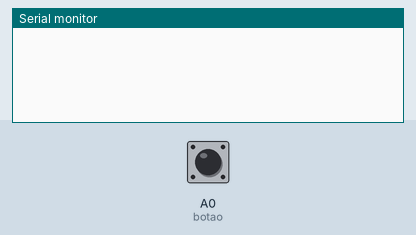
This sketch was run on a simulated Arduino Uno, built with avr-gcc and run on an emulated ATmega328P. Shown: the last lines printed to the serial monitor. The test bench sets the inputs (shaded band); at power-on: A0 (botao) HIGH. No radio packets arrive unless stated.

Above: at 1.2 s.
1.3 s: A0 (botao) pulled LOW for 0.15 s
At 2.5 s:
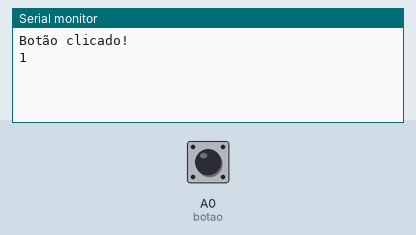
2.9 s: A0 (botao) pulled LOW for 3.2 s
At 6.16 s:
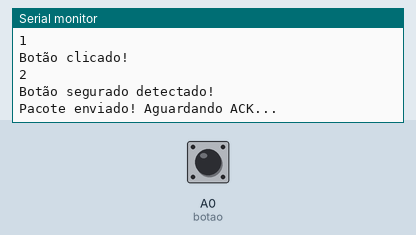

The sketch:

player.ino.ino
```cpp
#include <RF24.h>
#include <RF24_config.h>
#include <nRF24L01.h>
#include <printf.h>

#define CE_PIN  7
#define CSN_PIN 8

#define TIMEOUT_ENVIA        400
#define TIMEOUT_RECEBE       400
#define BUTTON_DEBOUNCE       10
#define LONG_CLICK_DURATION 3000
#define BLINK_INTERVAL       350
#define BLINK_LOOP_INTERVAL 1300

#define ADDR_GATEWAY   3 //plaquina do gateway
#define ADDR_PLAYER_1 12
#define ADDR_PLAYER_2 27

// Tipos de pacote
#define TYPE_ACK  1
#define TYPE_ERR  2
#define TYPE_PLAY 3

// [tipo;origem;destino;posição;checksum]
#define ID_TIPO      0
#define ID_ORIGEM    1
#define ID_DESTINO   2
#define ID_POSICAO   3
#define ID_CHECKSUM  4
#define PAYLOAD_SIZE 5

RF24 radio(CE_PIN, CSN_PIN);

uint64_t address[2] = { 0x3030303030LL, 0x3030303030LL };

// !!!!!!!!!!!!!!! TROCAR DE ACORDO COM A PLACA
const byte MEU_ADDR = ADDR_PLAYER_1;

byte pacote[PAYLOAD_SIZE];

// Define o pino A0 com o nome 'botao'
const int botao = A0;

// Variáveis para controlar o estado do botão
bool estadoAnterior = HIGH;
unsigned long tempoPressionado = 0;
bool comandoExecutado = false;
unsigned long ultimaMudanca = 0;

int posicao = 0;
int blinksRestantes = 0;
unsigned long ultimoBlink = 0;

void setup() {
  // Configura A0 como entrada e ativa o resistor pull-up interno
  // Com o INPUT_PULLUP, o pino fica em HIGH (1) por padrão e vai para LOW (0) quando pressionado
  pinMode(botao, INPUT_PULLUP);

  // AJUSTAR QUANDO O CONFLITO DO LED FOR RESOLVIDO.
  // pinMode(LED_BUILTIN, OUTPUT);
  // digitalWrite(LED_BUILTIN, LOW);

  // Inicia a comunicação serial para ver o resultado no Monitor Serial
  Serial.begin(115200);
  while (!Serial) {
    //some boards need to wait to ensure access to serial over USB
  }

  // initialize the transceiver on the SPI bus
  if (!radio.begin()) {
   Serial.println(F("radio hardware is not responding!!"));
   while (1) {}  // hold in infinite loop
  }

  // because these examples are likely run with nodes in close proximity to
  // each other.
  radio.setPALevel(RF24_PA_MAX);  // RF24_PA_MAX is default.
  radio.setChannel(100);
  // save on transmission time by setting the radio to only transmit the
  // number of bytes we need to transmit a float
  radio.setPayloadSize(PAYLOAD_SIZE);
  radio.setAutoAck(false);
  radio.setCRCLength(RF24_CRC_DISABLED);
  radio.setDataRate(RF24_250KBPS);
  // set the TX address of the RX node into the TX pipe
  radio.openWritingPipe(address[0]);  // always uses pipe 0

  // set the RX address of the TX node into a RX pipe
  radio.openReadingPipe(0, address[1]);  // using pipe 1

  // For debugging info
  printf_begin();              // needed only once for printing details
  radio.printDetails();        // (smaller) function that prints raw register values
  radio.printPrettyDetails();  // (larger) function that prints human readable data
}

void envia(byte posicao) {
  pacote[ID_TIPO]     = TYPE_PLAY;
  pacote[ID_ORIGEM]   = MEU_ADDR;
  pacote[ID_DESTINO]  = ADDR_GATEWAY;
  pacote[ID_POSICAO]  = posicao;
  pacote[ID_CHECKSUM] = 0; // reservado

  while (true) {
    radio.stopListening();
    radio.startListening();
    delayMicroseconds(200);
    radio.stopListening();

    if (!radio.available() && !radio.testCarrier()) {
      radio.write(pacote, PAYLOAD_SIZE);
      Serial.println(F("Pacote enviado! Aguardando ACK..."));
    }

    radio.startListening();

    unsigned long tempo = millis();
    while (millis() - tempo < TIMEOUT_ENVIA) {
      if (!radio.available()) continue;

      byte bufferRx[PAYLOAD_SIZE];
      radio.read(bufferRx, PAYLOAD_SIZE);

      if (bufferRx[ID_DESTINO] != MEU_ADDR ||
          bufferRx[ID_ORIGEM] != ADDR_GATEWAY ||
          bufferRx[ID_POSICAO] != posicao) continue;

      if (bufferRx[ID_TIPO] == TYPE_ACK) {
        Serial.println(F("Jogada confirmada!"));
        return;
      }

      if (bufferRx[ID_TIPO] == TYPE_ERR) {
        Serial.println(F("Jogada rejeitada, tente novamente!"));
        return;
      }
    }

    Serial.println(F("Reenviando a mesma jogada.."));
    delay(100 + MEU_ADDR); // evita colisão.
  }
}

//O LED NÃO FUNCIONA AINDA PELO CONFLITO DO PINO d13 COM O RÁDIO.
void clique() {
   unsigned long agora = millis();
  // Lê o estado atual do botão
  bool estadoAtual = digitalRead(botao);

   // Verifica se o botão continua pressionado
  if (agora - ultimaMudanca >= BUTTON_DEBOUNCE && estadoAtual != estadoAnterior) {
    // Atualiza o estado anterior para a próxima leitura
    estadoAnterior = estadoAtual;
    ultimaMudanca = agora;

    // 'LOW' (pressionado)
    if (estadoAtual == LOW) {
      Serial.println("Botão clicado!");
      posicao++;

      tempoPressionado = agora;
      comandoExecutado = false;

      if (posicao > 8){
        posicao = 0;
      }

      Serial.println(posicao);
      // blinksRestantes = posicao;
      // digitalWrite(LED_BUILTIN, LOW);
      // ultimoBlink = agora;
    }
  }

  if (estadoAnterior == LOW && !comandoExecutado && agora - tempoPressionado >= LONG_CLICK_DURATION) {
    Serial.println("Botão segurado detectado!");
    comandoExecutado = true;
    envia((byte)posicao);
  }

  /* DESCOMENTAR QUANDO O CONFLITO DO LED FOR RESOLVIDO.
  // Pisca sem bloquear a leitura do botão
  if (blinksRestantes > 0 && agora - ultimoBlink >= BLINK_INTERVAL) {
    ultimoBlink = agora;
    bool ledLigado = !digitalRead(LED_BUILTIN);
    digitalWrite(LED_BUILTIN, ledLigado);

    if (!ledLigado) {
      blinksRestantes--;
    }
  }

  if (blinksRestantes <= 0 && agora - ultimoBlink >= BLINK_LOOP_INTERVAL){
    blinksRestantes = posicao;
  }
  */
}

void loop() {
  clique();
}
```

Measured:
- after the input at 1.3 s, the serial monitor: prints a new line at once (image 1)
- after the input at 2.9 s, the serial monitor: prints a new line at once (image 2)
